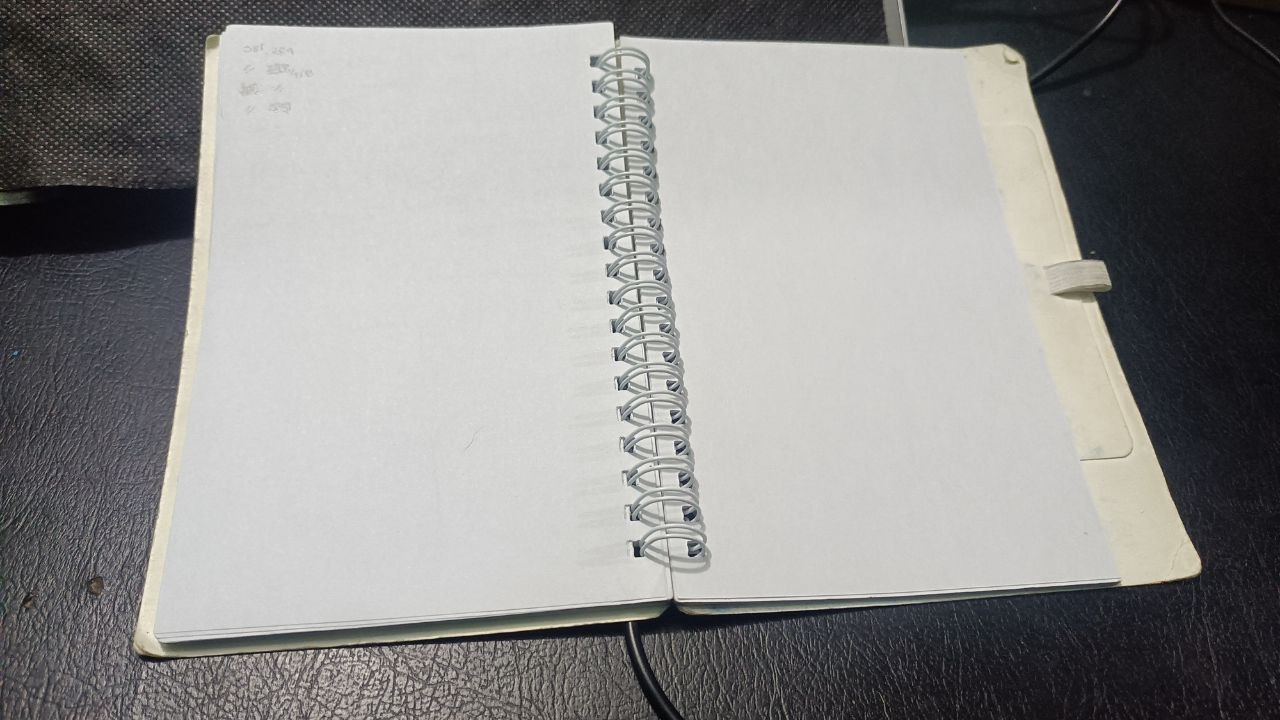
#> input picture homeworks/homeworks_3/photo_2023-12-07_20-19-53.jpg, 1280 x 720 px, found by its file name
$ python homework_3.py
#> lines starting #> are read from the running program, lines starting #| are printed output that depends on the picture
# Homework_3: Transformation that can be used to extract important points.

import numpy as np
import cv2

# Load image
im = cv2.imread('homeworks/homeworks_3/photo_2023-12-07_20-19-53.jpg')
#> im is the input picture: shape (720, 1280, 3); mean B, G, R 141.5, 142.6, 143.3
width = int(im.shape[1] / 5)
#> width = 256
height = int(im.shape[0] / 5)
#> height = 144
im = cv2.resize(im, (width, height), interpolation=cv2.INTER_AREA)
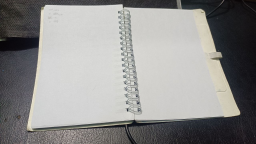
#> im: shape (144, 256, 3); mean B, G, R 141.5, 142.6, 143.3

# Convert image to grayscale
gray1 = cv2.cvtColor(im, cv2.COLOR_BGR2GRAY)

# Create ORB detector
num = 500
orb = cv2.ORB_create(num)

# Detect keypoints and compute descriptors for the reference image
keypoint1, descriptor1 = orb.detectAndCompute(gray1, None)
#> keypoint1 = 148 keypoints; strongest (x, y, size): (220, 59, 31), (217, 51, 31), (218, 61, 31), (220, 53, 31)

# Create a BFMatcher object
matcher = cv2.BFMatcher(cv2.NORM_HAMMING, crossCheck=True)

cap = cv2.VideoCapture(0)

while True:
    ret, frame = cap.read()
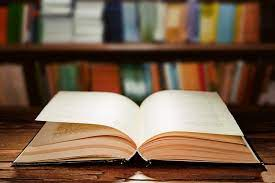
#> input picture homeworks/homeworks_3/libro1.jpeg, 275 x 183 px, given in place of the camera
#> frame is the input picture: shape (183, 275, 3); mean B, G, R 74.6, 94, 117.8

    # Convert the video frame to grayscale
    gray2 = cv2.cvtColor(frame, cv2.COLOR_BGR2GRAY)
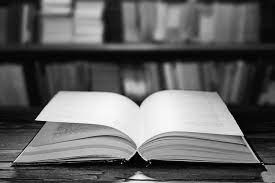
#> gray2: shape (183, 275); min 0, max 255, mean 98.9

    # Detect keypoints and compute descriptors for the video frame
    keypoint2, descriptor2 = orb.detectAndCompute(gray2, None)
#> keypoint2 = 261 keypoints; strongest (x, y, size): (36, 119, 31), (139, 105, 31), (138, 103, 37.2), (138, 104, 44.6)

    # Match descriptors using the BFMatcher
    matches = matcher.match(descriptor1, descriptor2)
#> matches = 35 matches

    # Sort them in ascending order of distance
    matches = sorted(matches, key=lambda x: x.distance)

    # Draw only the first 10% of matches (you can adjust this ratio)
    good_matches = int(len(matches) * 0.1)
#> good_matches = 3
    matches = matches[:good_matches]
#> matches = 3 matches

    # Draw keypoints on the video frame
    frame_display = cv2.drawKeypoints(frame, keypoint2, outImage=np.array([]), color=(0, 255, 0),
                                      flags=cv2.DRAW_MATCHES_FLAGS_DEFAULT)
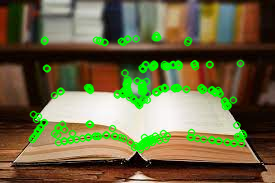
#> frame_display: shape (183, 275, 3); mean B, G, R 68.4, 103.3, 108.1

    # Draw matches between the reference image and the video frame
    img_matches = cv2.drawMatches(im, keypoint1, frame, keypoint2, matches, None,
                                  flags=cv2.DRAW_MATCHES_FLAGS_NOT_DRAW_SINGLE_POINTS)
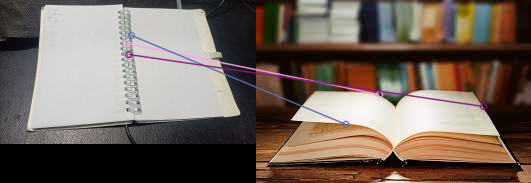
#> img_matches: shape (183, 531, 3); mean B, G, R 92.9, 102.2, 115.5

    # Display the modified frames
    cv2.imshow("Video Capture", frame_display)
    cv2.imshow("Matches", img_matches)

    key = cv2.waitKey(1)
#> (key Esc is pressed here)
    if key == 27:
        break

cap.release()
cv2.destroyAllWindows()
